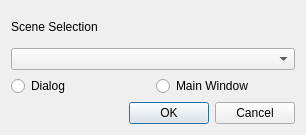
<?xml version="1.0" encoding="UTF-8"?>
<ui version="4.0">
 <class>Dialog</class>
 <widget class="QDialog" name="Dialog">
  <property name="geometry">
   <rect>
    <x>0</x>
    <y>0</y>
    <width>306</width>
    <height>135</height>
   </rect>
  </property>
  <property name="windowTitle">
   <string>Dialog</string>
  </property>
  <layout class="QVBoxLayout" name="verticalLayout_2">
   <item>
    <layout class="QVBoxLayout" name="verticalLayout">
     <item>
      <widget class="QLabel" name="label">
       <property name="text">
        <string>Scene Selection</string>
       </property>
      </widget>
     </item>
     <item>
      <widget class="QComboBox" name="cbScenes"/>
     </item>
     <item>
      <layout class="QHBoxLayout" name="horizontalLayout">
       <item>
        <widget class="QRadioButton" name="dialogRadio">
         <property name="text">
          <string>Dialog</string>
         </property>
        </widget>
       </item>
       <item>
        <widget class="QRadioButton" name="mainRadio">
         <property name="text">
          <string>Main Window</string>
         </property>
        </widget>
       </item>
      </layout>
     </item>
     <item>
      <widget class="QDialogButtonBox" name="buttons">
       <property name="orientation">
        <enum>Qt::Horizontal</enum>
       </property>
       <property name="standardButtons">
        <set>QDialogButtonBox::Cancel|QDialogButtonBox::Ok</set>
       </property>
      </widget>
     </item>
    </layout>
   </item>
  </layout>
 </widget>
 <resources/>
 <connections>
  <connection>
   <sender>buttons</sender>
   <signal>accepted()</signal>
   <receiver>Dialog</receiver>
   <slot>accept()</slot>
   <hints>
    <hint type="sourcelabel">
     <x>248</x>
     <y>254</y>
    </hint>
    <hint type="destinationlabel">
     <x>157</x>
     <y>274</y>
    </hint>
   </hints>
  </connection>
  <connection>
   <sender>buttons</sender>
   <signal>rejected()</signal>
   <receiver>Dialog</receiver>
   <slot>reject()</slot>
   <hints>
    <hint type="sourcelabel">
     <x>316</x>
     <y>260</y>
    </hint>
    <hint type="destinationlabel">
     <x>286</x>
     <y>274</y>
    </hint>
   </hints>
  </connection>
 </connections>
</ui>
